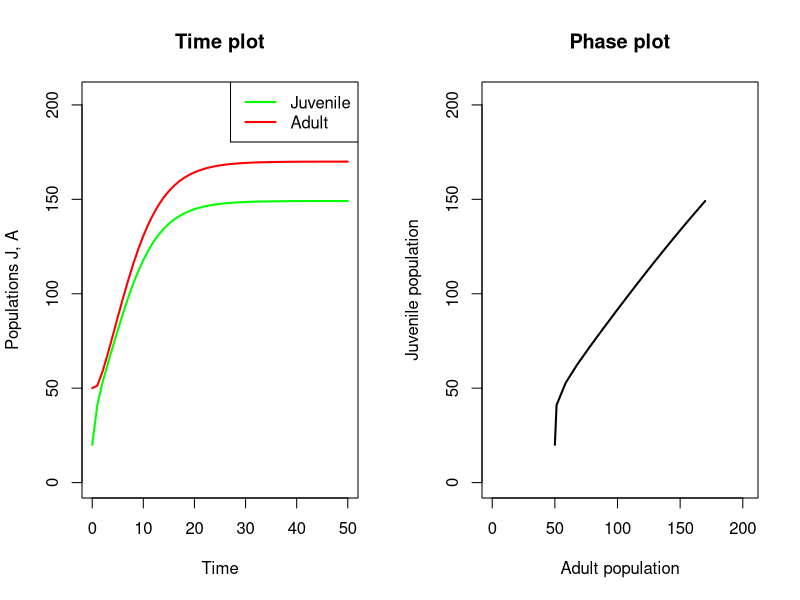

Write R code to recreate this figure.
library(deSolve)

age_population_cannibalizm <- function(t, JA, P) {
  # extract vector content
  J <- JA[1]
  A <- JA[2]
  
  # calculate the growth rates:
  #dndt <- P$r0 * n - P$a * n * p
  #dJdt <- P$b * A - P$g * J - P$mu_j * (1 + P$k * J * A) * J 
  dJdt <- P$b * A - P$g * J - P$mu_j * J - P$k * J * A
  dAdt <- P$g * J - P$mu_0 * (1 + P$c * A - P$s * P$k * J * A) * A
  
  # output
  list(c(dJdt, dAdt))
}

# set the vector of time-points for the output
timevec <- seq(0, 50, by=1)

# list of parameters
P <- list(b = 1,
          g = 0.5,
          mu_j = 0.3,
          mu_0 = 0.2,
          c = 0.01,
          k = 0.002,
          s = 0.01)

# initial parameters
JA0 <- c(J=20, A=50)

# call the ode function
out <- ode(y = JA0, func = age_population_cannibalizm, times = timevec, parms = P)

par(mfrow = c(1,2))
maxPop <- max(out[,3], out[,2]) * 1.2;
#ploting populations in time plots
plot(out[,1], out[,2], type='l', col='green', main = 'Time plot',
     xlab='Time', ylab='Populations J, A', lwd = 2, ylim= c(0,maxPop))
lines(out[,1], out[,3], col='red', lwd = 2)
legend('topright', legend = c('Juvenile','Adult'),
       lty=c(1,1), col=c('green','red'), lwd = c(2,2))

#ploting phase-plane plot (J vs. A)

plot(out[,3], out[,2], type='l', main = 'Phase plot',
     xlab = 'Adult population', ylab='Juvenile population',
     xlim = c(0,maxPop), ylim=c(0,maxPop), lwd = 2)
